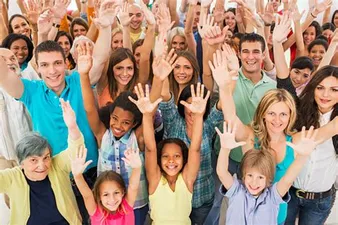
#> input picture 4.webp, 338 x 225 px, found by its file name
$ python facedetection.py
#> lines starting #> are read from the running program, lines starting #| are printed output that depends on the picture; after the words box and inside, x2 and y2 are one past the last pixel; in counts of white or black regions, pixels touching at a corner belong together
import cv2 as cv
img2 = cv.imread("/home/jerry/Desktop/python projects/OpenCV/Images/4.webp")
#> img2 is the input picture: shape (225, 338, 3); mean B, G, R 124.7, 142.4, 164.1
img=cv.resize(img2,(500,500), interpolation= cv.INTER_CUBIC)
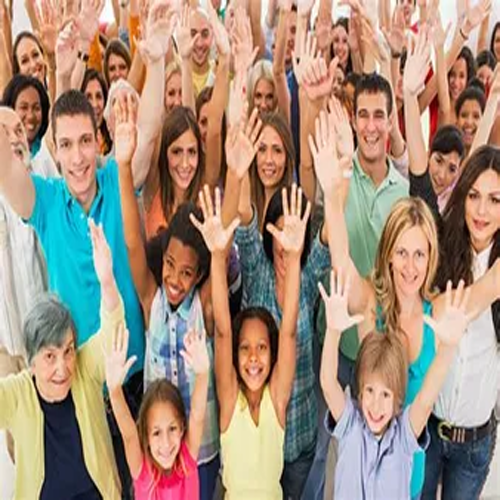
#> img: shape (500, 500, 3); mean B, G, R 124.7, 142.4, 164.1
gray= cv.cvtColor(img, cv.COLOR_BGR2GRAY)
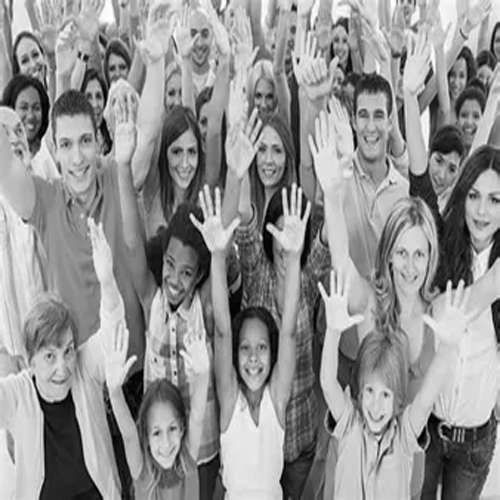
#> gray: shape (500, 500); min 0, max 255, mean 146.9
face_cascade = cv.CascadeClassifier(cv.data.haarcascades + 'haarcascade_frontalface_default.xml')
faces=face_cascade.detectMultiScale(img,1.1,1)
#> faces = 18 rows, first 6: [103, 57, 29, 29], [444, 66, 27, 27], [451, 101, 39, 39], [326, 30, 28, 28], [77, 84, 33, 33], [229, 330, 50, 50]
print("Number of faces are ",len(faces))
#| Number of faces are  18
for (x,y,w,h) in faces:
    cv.rectangle(img,(x,y),(x+w,y+h), (0,255,0),thickness=2)
#> this loop made 18 passes
#> (x, y, w, h) on passes 1 to 12: (103, 57, 29, 29), (444, 66, 27, 27), (451, 101, 39, 39), (326, 30, 28, 28), (77, 84, 33, 33), (229, 330, 50, 50), (11, 92, 40, 40), (246, 132, 49, 49), (160, 134, 48, 48), (352, 375, 51, 51), (139, 412, 51, 51), (178, 17, 44, 44)
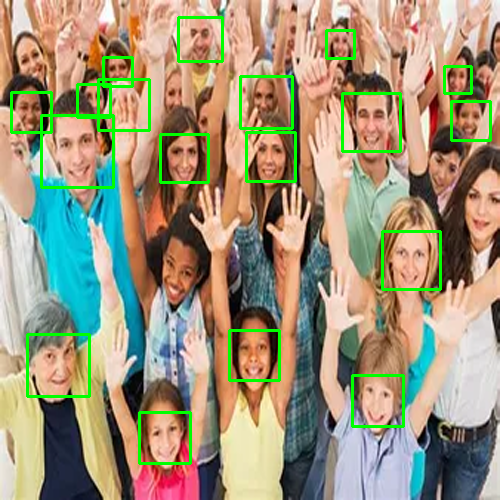
#> img: shape (500, 500, 3); 3.96% of pixels changed, all inside (x1, y1, x2, y2) = (10, 16, 492, 465)
cv.imshow("Detected Faces",img)
cv.waitKey(0)
